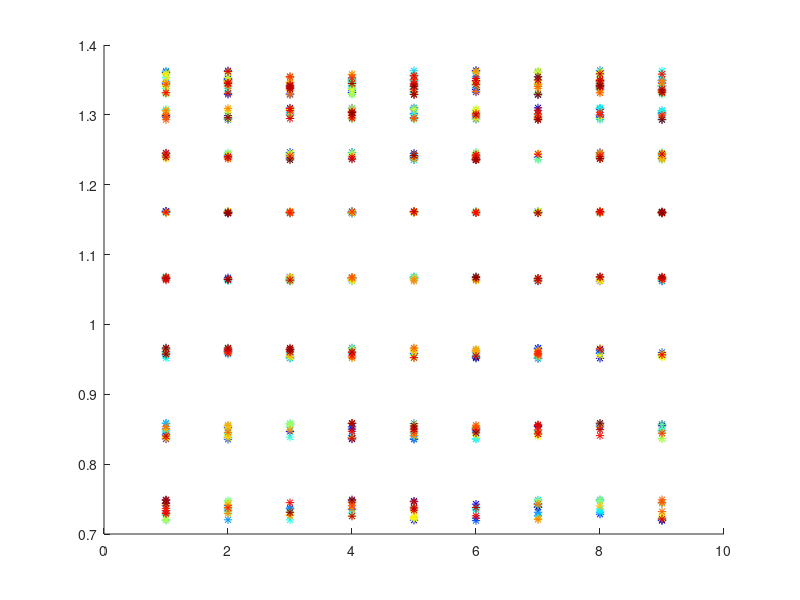

This chart was generated by the following MATLAB code:
%% Parameters

%Simulation
par.nofunc = 9; %The number of functions and skills in the simulation
par.noagent = 100; %Number of agents to be generated
par.anorm = 10; %The sum of capabilities of agents
par.aDivm = 100; %This is where intra-agent diversity can be set: the higher, the more diverse
par.aDivd = 10; %This introduces some spread into inta-agent diversity (so that IDA is not the same for all agents)
par.gDiv = ones(par.nofunc,1); %This sets group diversity. [1 0 0 0 0 0 0 0 0] would result in DFD == 0
par.notask = 10; %Generate this many tasks when task generation is required
par.tnorm = 100; %The sum of skill requirement of tasks

%Etc
par.debug = true;

%% Generate agents
% Agents have par.nofunc functions. This is stored in an array and the agents' capability in any given function is the value in the array at a given
% position. Values can range from 0 to 10, but their sum is normalized to 10. Capabilities are generated by a Gaussian function. It's width specifies
% how universal the agent is: the wider the Gaussian the agent has high values (good capabilities) at multiple functions, if narrower, only at few
% functions. This will set the intra-personal functional diversity value.
%
% For the dominant functional diversity the maximum of the array is to be varied across agents: if multiple functions have the same probability, DFD
% will be high; if only a few functions have high probability, DFD will be low.

x = repmat(0:(par.nofunc-1), par.noagent, 1); %Create "functions"
domf = randsample(x(1,:), par.noagent, true, par.gDiv); %Find a dominant function for agents
agents = exp((-(x).^2)./(par.aDivm+par.aDivm*par.aDivd/100*rand(par.noagent,1)-par.aDivd/200)); %Initialize agents
agents = agents./sum(agents,2)*par.anorm; %Normalize agents to have a total capability of par.anorm
%Now some final touches
for aidx = 1:par.noagent
    %Randomly mix up functions so not all agents have the same strength for given functions
    agents(aidx,:) = agents(aidx, randperm(length(agents(aidx,:))));
    %And finally, put the strongest function to its place determined by domf
    swp = agents(aidx,domf(aidx)+1);
    [m, l] = max(agents(aidx,:));
    agents(aidx,domf(aidx)+1) = m;
    agents(aidx, l) = swp;
end
clear x aidx swp m l

%% Plot agents for checking
if par.debug
    numagents = size(agents, 1);
    DF = NaN(numagents,1);
    colors = jet(numagents);
    figure
    hold on
    for aidx = 1:numagents
        plot(agents(aidx, :), '*', 'Color', colors(aidx,:));
        DF(aidx) = find(agents(aidx,:) == max(agents(aidx, :))); %This finds the dominant function
        %     fprintf('%i\n', DF(aidx))
    end
    tabulate(DF)
    clear colors aidx DF
end

%% Calculate DFD
% For dominant functional diversity domf can be used.
maxDFD = 1-1/par.nofunc; %This is the maxmial value DFD can take.
T = tabulate(domf); %This is to see distribution of agents' DF across all functions
DFD = 1 - sum((T(:,3)/100).^2); %This is the first formula in the Bunderson & Sutcliffe, 2002 paper
DFD = DFD/maxDFD; %This is the normalization they mention on page 885 below the formula
fprintf('Dominant functional diversity of this group of agents is: %0.4f\n', DFD)
clear maxDFD T

%% Calculate IFD
% First calculate IFDS
IFDS = 1 - sum((agents./sum(agents,2)).^2, 2);
IFD = mean(IFDS);
fprintf('Group-average intrapersonal dominant functional diversity of this group of agents is: %0.4f\n', IFD)
clear IFDS

%% Generate tasks
tasks = rand(par.notask, par.nofunc);
tasks = tasks./sum(tasks, 2)*par.tnorm;

%% Assign tasks to agents
%The array below serves to connect tasks to agents. The index of the array element specifies the task's ID and the value at that element specifies the
%number of the agent
t2a = randperm(par.noagent, size(tasks,1));

%% This is a way to implement solving tasks
stepno = 1;
while any(any(tasks > 0))
    tasks = tasks - agents(t2a,:);
    if par.debug
        fprintf('Step #%i: %i tasks remaining\n', stepno, sum(any(tasks > 0,2)))
    end
    stepno = stepno + 1;
end
stepno = stepno -1;
fprintf('%i tasks were solved in %i steps.\n\n', size(tasks, 1), stepno)
